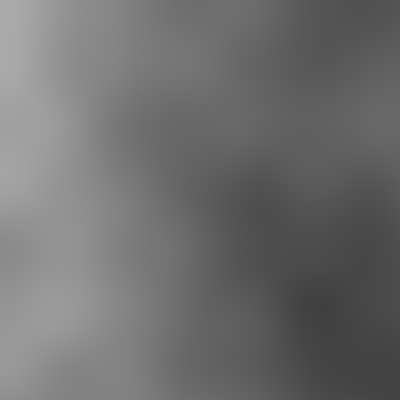
Frame 1 (no input)
Frame 60 (no input): identical to frame 1, image omitted
Frame 120 (the mouse pressed at the canvas centre since frame 60): identical to frame 1, image omitted

The p5.js sketch that drew this single still picture (run headless with seeded random() and noise() and a simulated clock; from frame 60 on, the mouse is pressed at the canvas centre):

// p5.js sketch
// ── sketch.js
let incremento = 0.01;
let start = 0;
let rSlider;

function setup(){
    createCanvas(400, 400);
    rSlider = createSlider(0, 500, 20);
}

function draw(){
    incremento = rSlider.value()/10000;
    let yoff = start;
    loadPixels();
    for (let y = 0; y < height; y++){
        let xoff = start;
        for (let x = 0; x < width; x++){   
            let index = (x + y * width) * 4;
            let r = noise(xoff, yoff) * 255;
            pixels[index+0] = r;
            pixels[index+1] = r;
            pixels[index+2] = r;
            pixels[index+3] = 255;

            xoff += incremento;
        }

        yoff += incremento;
    }
    updatePixels()
    
}
